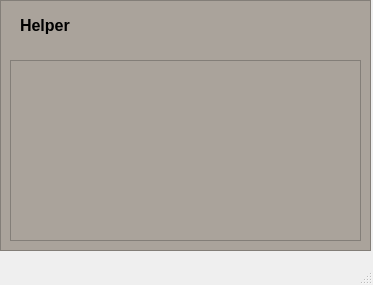
<?xml version="1.0" encoding="UTF-8"?>
<ui version="4.0">
 <class>helpingWindow</class>
 <widget class="QMainWindow" name="helpingWindow">
  <property name="geometry">
   <rect>
    <x>0</x>
    <y>0</y>
    <width>373</width>
    <height>285</height>
   </rect>
  </property>
  <property name="windowTitle">
   <string>MainWindow</string>
  </property>
  <widget class="QWidget" name="centralwidget">
   <widget class="QFrame" name="frame">
    <property name="geometry">
     <rect>
      <x>0</x>
      <y>0</y>
      <width>371</width>
      <height>251</height>
     </rect>
    </property>
    <property name="styleSheet">
     <string notr="true">background-color: rgb(170, 163, 155);</string>
    </property>
    <property name="frameShape">
     <enum>QFrame::Shape::StyledPanel</enum>
    </property>
    <property name="frameShadow">
     <enum>QFrame::Shadow::Raised</enum>
    </property>
    <widget class="QTextEdit" name="textEdit">
     <property name="geometry">
      <rect>
       <x>10</x>
       <y>60</y>
       <width>351</width>
       <height>181</height>
      </rect>
     </property>
     <property name="styleSheet">
      <string notr="true">color: rgb(255, 255, 255);
image: url(:/new/prefix1/loopy2.jpg);
</string>
     </property>
    </widget>
    <widget class="QLabel" name="label">
     <property name="geometry">
      <rect>
       <x>20</x>
       <y>10</y>
       <width>91</width>
       <height>31</height>
      </rect>
     </property>
     <property name="text">
      <string>&lt;html&gt;&lt;head/&gt;&lt;body&gt;&lt;p&gt;&lt;span style=&quot; font-size:12pt; font-weight:700;&quot;&gt;Helper&lt;/span&gt;&lt;/p&gt;&lt;/body&gt;&lt;/html&gt;</string>
     </property>
    </widget>
   </widget>
  </widget>
  <widget class="QMenuBar" name="menubar">
   <property name="geometry">
    <rect>
     <x>0</x>
     <y>0</y>
     <width>373</width>
     <height>18</height>
    </rect>
   </property>
  </widget>
  <widget class="QStatusBar" name="statusbar"/>
 </widget>
 <resources/>
 <connections/>
</ui>
